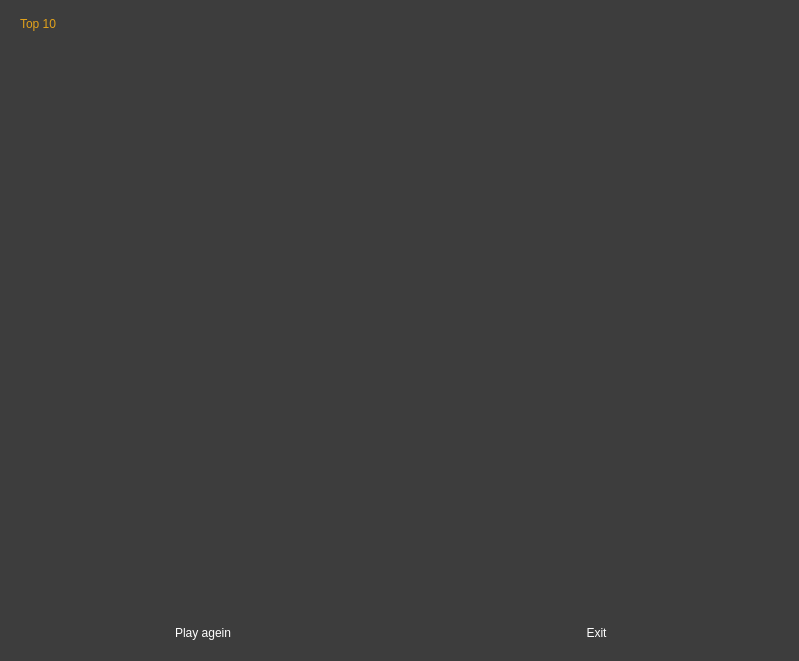
<?xml version="1.0" encoding="UTF-8"?>
<ui version="4.0">
 <class>HighScore</class>
 <widget class="QMainWindow" name="HighScore">
  <property name="geometry">
   <rect>
    <x>0</x>
    <y>0</y>
    <width>799</width>
    <height>661</height>
   </rect>
  </property>
  <property name="windowTitle">
   <string>Snake</string>
  </property>
  <property name="styleSheet">
   <string notr="true">QMainWindow{
background-color:#3d3d3d;
color:#fff;
}

QMenuBar{
background-color:#1d1d1d;
padding:5px;
	font: 12pt &quot;MS Shell Dlg 2&quot;;
}

QMenuBar::item{
background-color:#1d1d1d;
color:#fff;
padding:5px;

}

QLabel{
border-style:solid;
background-color:#3d3d3d;
color:#e3a21a;
font: 16pt &quot;MS Shell Dlg 2&quot;;
padding:8px;
}

QMenu{
color:#fff;
padding:0;
}

QMenu::item:selected{
color:#fff;
background-color:#3d3d3d;
}

QTableWidget{
background-color:#3d3d3d;
color:#fff;
  selection-background-color: #3d3d3d;
border:none;

}
QHeaderView::section{
background-color:#3d3d3d;
border:none;
border-top-style:solid;
border-width:1px;
border-top-color:#3d3d3d;

}
QHeaderView{
background-color:#3d3d3d;

border:none;
border-top-style:solid;
border-width:1px;
border-top-color:#3d3d3d;
color:#fff;
	font: 75 12pt &quot;Calibri&quot;;
}


QTableCornerButton::section{
border:none;
background-color:#3d3d3d;
}


QMenu{
background-color:#3d3d3d;
}
QStatusBar{
background-color:#7e3878;
color:#fff;
}

QPushButton{
font: 12pt &quot;MS Shell Dlg 2&quot;;
border-style:solid;
padding:12px;
background-color:#3d3d3d;
color:#fff;
border-radius:7px;
}
QPushButton:hover{
color:#ccc;
	background-color: qlineargradient(spread:pad, x1:0.517, y1:0, x2:0.517, y2:1, stop:0 rgba(45, 45, 45, 255), stop:0.505682 rgba(45, 45, 45, 255), stop:1 rgba(29, 29, 29, 255));
	border-color:#2d89ef;
border-width:0px;
}

QPushButton:pressed{
background-color: qlineargradient(spread:pad, x1:0.517, y1:0, x2:0.517, y2:1, stop:0 rgba(29, 29, 29, 255), stop:0.505682 rgba(45, 45, 45, 255), stop:1 rgba(29, 29, 29, 255));
}

QTabWidget::tab{
background-color:#3d3d3d;
}

QLineEdit{
border-radius:0;
}

QProgressBar{
border-radius:0;
text-align:center;
color:#fff;
background-color:transparent;
border: 2px solid #e3a21a;
border-radius:7px;
	font: 75 12pt &quot;Open Sans&quot;;

}

QProgressBar::chunk{
background-color:#e3a21a;
width:20px;
}</string>
  </property>
  <widget class="QWidget" name="centralwidget">
   <layout class="QVBoxLayout" name="verticalLayout">
    <item>
     <layout class="QVBoxLayout" name="verticalLayout_2">
      <item>
       <widget class="QLabel" name="label">
        <property name="text">
         <string>Top 10</string>
        </property>
       </widget>
      </item>
      <item>
       <widget class="QTableWidget" name="tableWidget"/>
      </item>
      <item>
       <layout class="QHBoxLayout" name="horizontalLayout">
        <item>
         <widget class="QPushButton" name="btnPlayAgein">
          <property name="text">
           <string>Play agein</string>
          </property>
         </widget>
        </item>
        <item>
         <widget class="QPushButton" name="btnExit">
          <property name="text">
           <string>Exit</string>
          </property>
         </widget>
        </item>
       </layout>
      </item>
     </layout>
    </item>
   </layout>
  </widget>
 </widget>
 <resources/>
 <connections/>
</ui>
